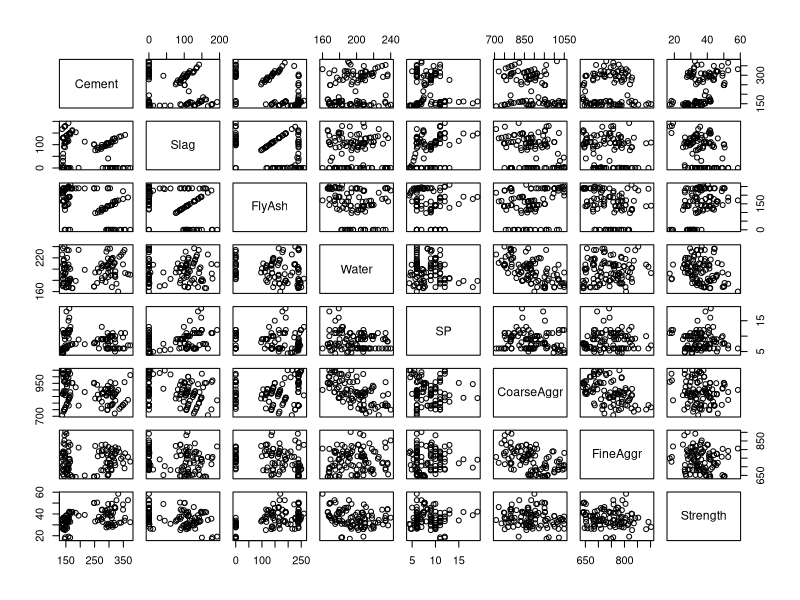
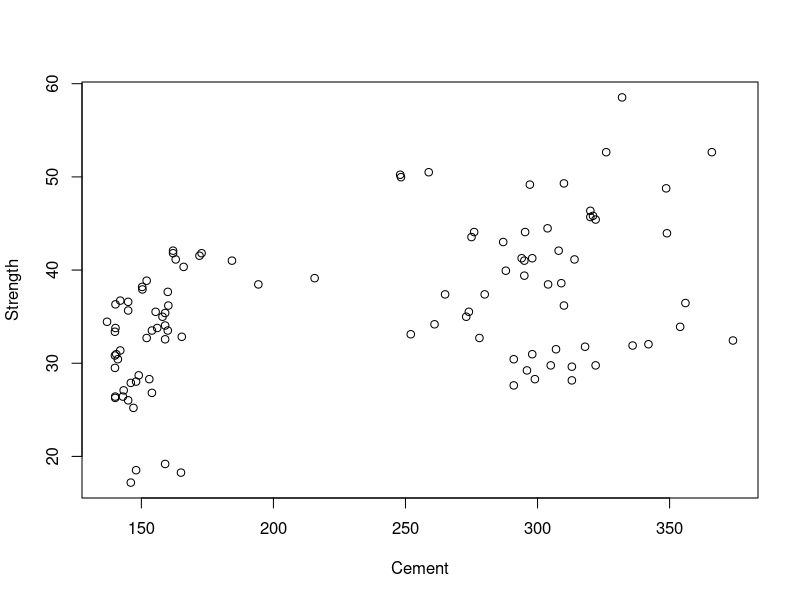
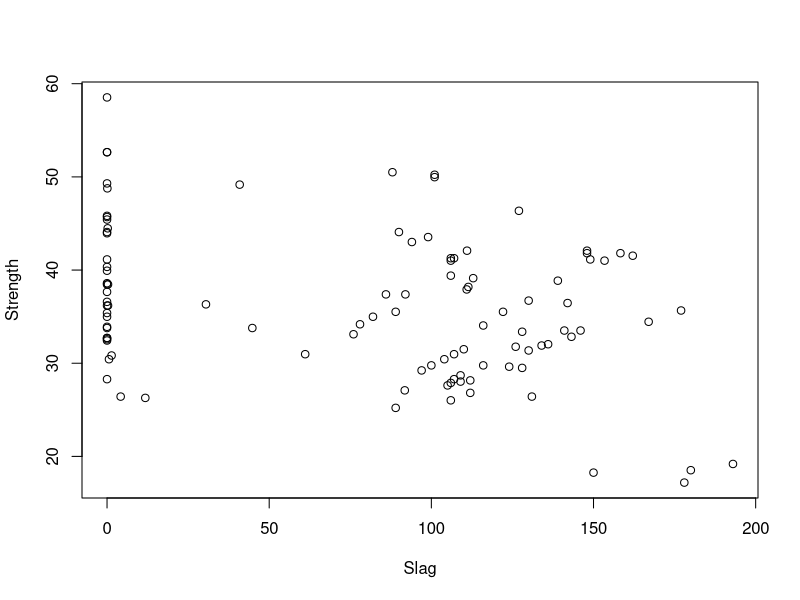
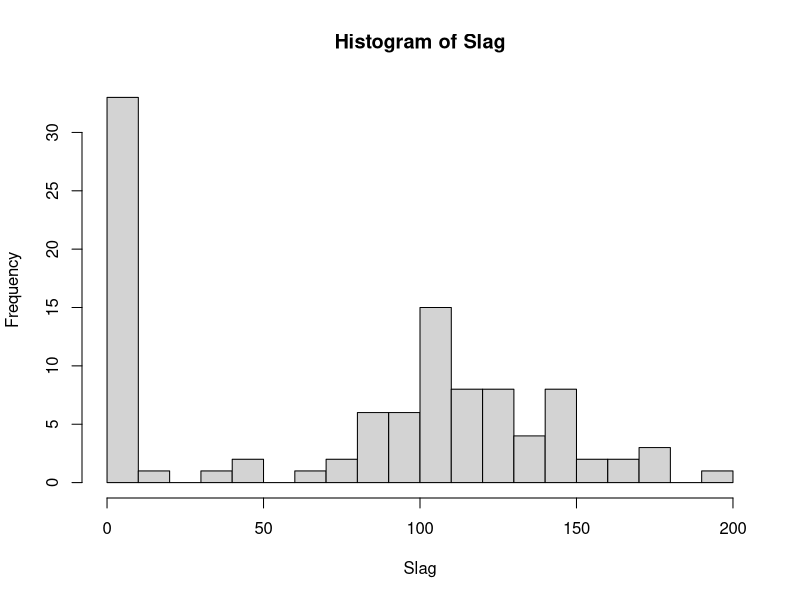
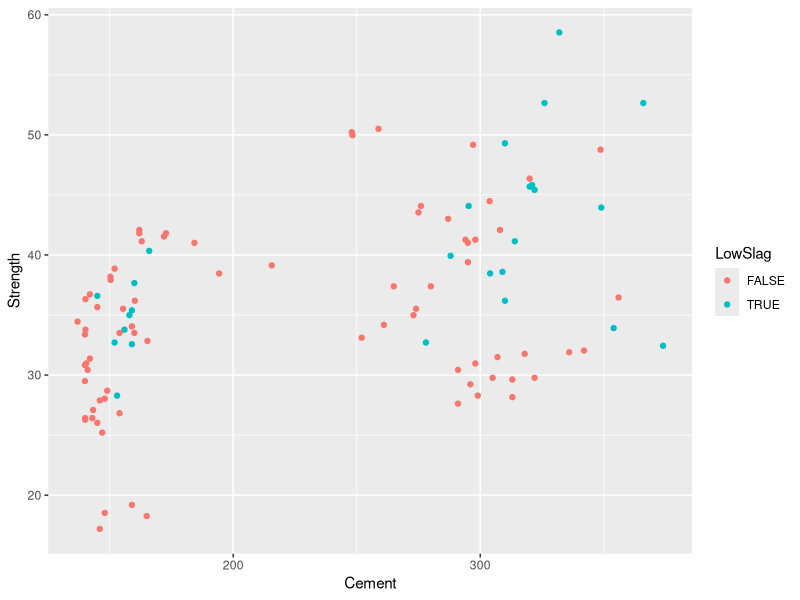
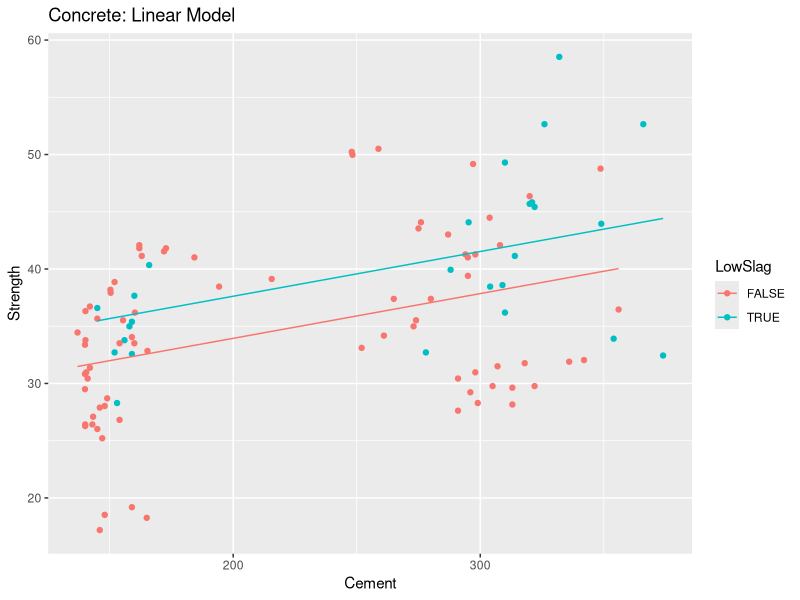
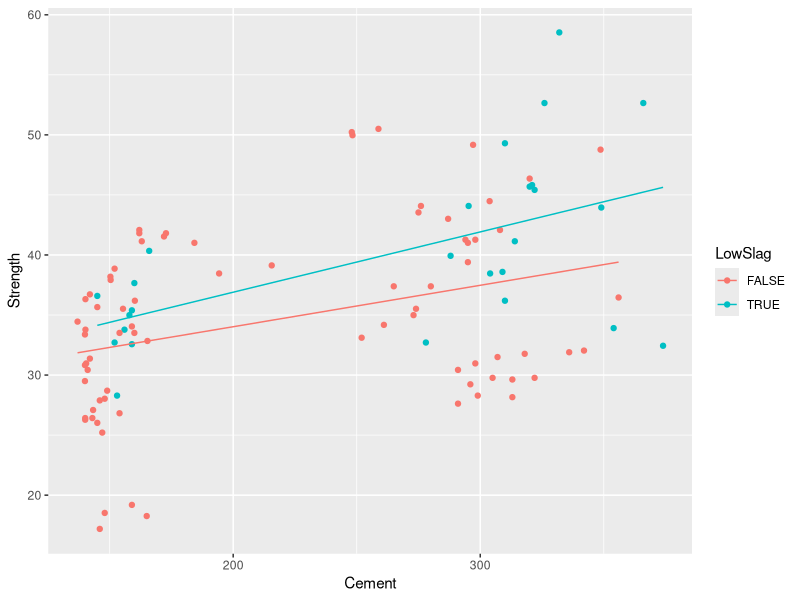
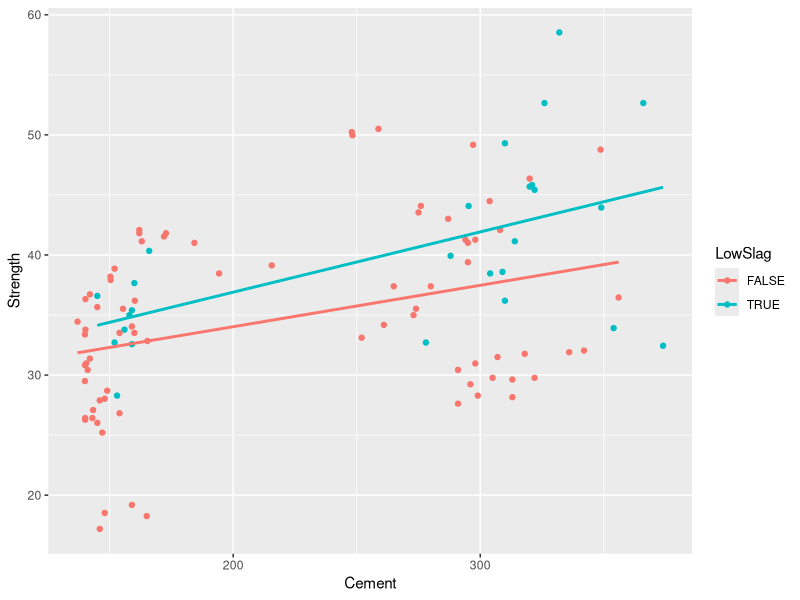

Reproduce these figures in R, in order.
## ---- chunk 1
knitr::opts_chunk$set(echo = TRUE)
## ---- chunk 2
library(ggplot2)
library(dplyr)
library(tidyr)
library(FNN)
## ---- chunk 3
concrete.df<-read.csv("concrete.csv")
## ---- chunk 4
names(concrete.df)
## ---- chunk 5
concrete.df <- concrete.df %>% 
  select(-SLUMP,-FLOW,-No)

## ---- chunk 6
pairs(concrete.df)
## ---- chunk 7
with(concrete.df,plot(Cement,Strength))
## ---- chunk 8
with(concrete.df,plot(Slag,Strength))
## ---- chunk 9
with(concrete.df,hist(Slag,breaks=25))
## ---- chunk 10
concrete.df<-mutate(concrete.df,LowSlag=Slag==0)
## ---- chunk 11
ggplot(concrete.df,aes(Cement,Strength,color=LowSlag))+
  geom_point()

## ---- chunk 12
mod1<-lm(Strength~Cement+LowSlag,data=concrete.df)
## ---- chunk 13
summary(mod1)
## ---- chunk 14
pred<-predict(mod1)
concrete.df$pred<-pred

## ---- chunk 15
ggplot(concrete.df,aes(Cement,Strength,color=LowSlag))+
  geom_point()+
  geom_line(aes(Cement,pred))+
  ggtitle("Concrete: Linear Model")

## ---- chunk 16
mod2<-lm(Strength~Cement+LowSlag+Cement:LowSlag,data=concrete.df)
summary(mod2)
## ---- chunk 17
concrete.df$pred<-predict(mod2)
ggplot(concrete.df,aes(Cement,Strength,color=LowSlag))+
  geom_point()+
  geom_line(aes(Cement,pred))  

## ---- chunk 18
ggplot(concrete.df,aes(Cement,Strength,color=LowSlag))+
  geom_point()+
  geom_smooth(method=lm,se=F)

## ---- chunk 19
mod0<-lm(Strength~Cement,data=concrete.df)
concrete.df$pred<-predict(mod0)
summary(mod0)



## ---- chunk 20
ggplot(concrete.df,aes(Cement,Strength))+
  geom_point()+
  geom_line(aes(Cement,pred))  

## ---- chunk 21
mod2<-lm(Strength~Cement+I(Cement^2),data=concrete.df)
concrete.df$pred<-predict(mod2)

## ---- chunk 22
ggplot(concrete.df,aes(Cement,Strength))+
  geom_point()+
  geom_line(aes(Cement,pred))  
## ---- chunk 23
concrete.df<-concrete.df %>% 
  mutate(Cement2=Cement^2)
mod2x<-lm(Strength~Cement+Cement2,data=concrete.df)

## ---- chunk 24
summary(mod2x)
summary(mod2)

## ---- chunk 25
mod3<-lm(Strength~Cement+I(Cement^2)+I(Cement^3),data=concrete.df)
summary(mod3)
concrete.df$pred<-predict(mod3)
## ---- chunk 26
ggplot(concrete.df,aes(Cement,Strength))+
  geom_point()+
  geom_line(aes(Cement,pred))  
## ---- chunk 27
mod4<-lm(Strength~Cement+I(Cement^2)+I(Cement^3)+I(Cement^4),
         data=concrete.df)
summary(mod4)
## ---- chunk 28
concrete.df$pred<-predict(mod4)
ggplot(concrete.df,aes(Cement,Strength))+
  geom_point()+
  geom_line(aes(Cement,pred))  
## ---- chunk 29
maxDeg<-4
## ---- chunk 30
formStr<-"Strength~Cement" #starter string
for(d in 2:maxDeg){
  formStr<-sprintf("%s+I(Cement^%s)",formStr,d)
}
formStr
## ---- chunk 31
modMax<-lm(formula(formStr),
         data=concrete.df)
summary(modMax)

## ---- chunk 32
concrete.df$pred.lm<-predict(modMax)
ggplot(concrete.df,aes(Cement,Strength))+
  geom_point()+
  geom_line(aes(Cement,pred.lm))  

## ---- chunk 33
cement<-with(concrete.df,Cement)
resp<-with(concrete.df,Strength)

## ---- chunk 34
dim(cement)<-c(nrow(concrete.df),1)
dim(resp)<-c(nrow(concrete.df),1)

## ---- chunk 35
kval<-10
## ---- chunk 36
mod.knn<-knn.reg(cement,NULL,resp,k=kval)
## ---- chunk 37
concrete.df$pred.knn<-mod.knn$pred
## ---- chunk 38
ggplot(data=concrete.df)+
  geom_point(aes(Cement,Strength))+
  geom_step(aes(Cement,pred.knn),color="red")+
  geom_line(aes(Cement,pred.lm),color="blue")+
  ggtitle(sprintf("KNN with k = %s, Linear model with degree=%s",kval,maxDeg))

## ---- chunk 39
nn<-75
rr<-with(concrete.df,range(Cement))
test<-seq(rr[1],rr[2],len=nn)
dim(test)<-c(nn,1)
## ---- chunk 40
mod.knn<-knn.reg(cement,test,resp,k=kval)
## ---- chunk 41
ggplot()+
  geom_point(data=concrete.df,aes(Cement,Strength))+
  geom_step(data=NULL,aes(x=test,y=mod.knn$pred),color="red")
